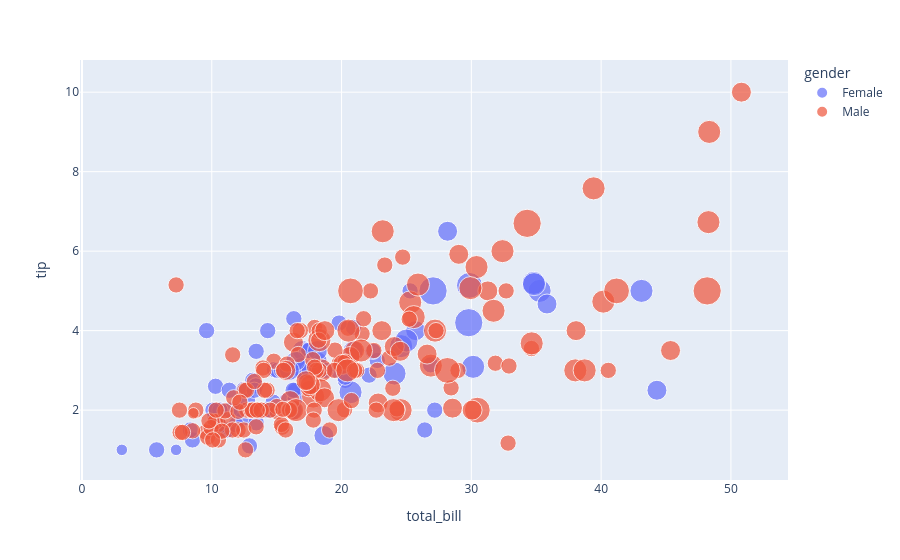

Notebook cell for this chart:
### Markdown cell above
Initials of Samuel Norman Seaborn: https://en.wikipedia.org/wiki/Sam_Seaborn

Basically, an inside joke related to the origin of the name "Seaborn". Nothing serious.

https://seaborn.pydata.org/faq.html#why-is-seaborn-imported-as-sns

Source: https://github.com/mwaskom/seaborn/issues/229

### Code cell
px.scatter(df, 'total_bill', 'tip', color='gender', size='size')

### Figure 1 — Plotly figure (JSON) as saved in the notebook; plotly's stock layout.template omitted (floating-point values rounded to 4 significant figures; data arrays with more than 128 entries replaced by an {"elided": "..."} marker saying what was removed)
{"data": [{"hovertemplate": "gender=Female<br>total_bill=%{x}<br>tip=%{y}<br>size=%{marker.size}<extra></extra>", "legendgroup": "Female", "marker": {"color": "#636efa", "size": [2, 4, 4, 2, 3, 3, 2, 2, 2, 2, 4, 3, 2, 4, 2, 2, 1, 3, 2, 2, 2, 1, 4, 2, 2, 2, 2, 2, 3, 2, 2, 2, 1, 3, 2, 2, 2, 4, 2, 2, 6, 2, 2, 2, 2, 2, 2, 2, 2, 2, 2, 2, 6, 2, 2, 3, 2, 5, 4, 2, 3, 2, 2, 2, 2, 3, 3, 2, 4, 2, 2, 2, 2, 3, 2, 2, 3, 2, 4, 2, 3, 2, 2, 2, 3, 2, 2], "sizemode": "area", "sizeref": 0.015, "symbol": "circle"}, "mode": "markers", "name": "Female", "orientation": "v", "showlegend": true, "type": "scatter", "x": [16.99, 24.59, 35.26, 14.83, 10.33, 16.97, 20.29, 15.77, 19.65, 15.06, 20.69, 16.93, 10.29, 34.81, 26.41, 16.45, 3.07, 17.07, 26.86, 25.28, 14.73, 10.07, 34.83, 5.75, 16.32, 22.75, 11.35, 15.38, 44.3, 22.42, 20.92, 14.31, 7.25, 25.71, 17.31, 10.65, 12.43, 24.08, 13.42, 12.48, 29.8, 14.52, 11.38, 20.27, 11.17, 12.26, 18.26, 8.51, 10.33, 14.15, 13.16, 17.47, 27.05, 16.43, 8.35, 18.64, 11.87, 29.85, 25.0, 13.39, 16.21, 17.51, 10.59, 10.63, 9.6, 20.9, 18.15, 19.81, 43.11, 13.0, 12.74, 13.0, 16.4, 16.47, 12.76, 13.27, 28.17, 12.9, 30.14, 13.42, 15.98, 16.27, 10.09, 22.12, 35.83, 27.18, 18.78], "xaxis": "x", "y": [1.01, 3.61, 5.0, 3.02, 1.67, 3.5, 2.75, 2.23, 3.0, 3.0, 2.45, 3.07, 2.6, 5.2, 1.5, 2.47, 1.0, 3.0, 3.14, 5.0, 2.2, 1.83, 5.17, 1.0, 4.3, 3.25, 2.5, 3.0, 2.5, 3.48, 4.08, 4.0, 1.0, 4.0, 3.5, 1.5, 1.8, 2.92, 1.68, 2.52, 4.2, 2.0, 2.0, 2.83, 1.5, 2.0, 3.25, 1.25, 2.0, 2.0, 2.75, 3.5, 5.0, 2.3, 1.5, 1.36, 1.63, 5.14, 3.75, 2.61, 2.0, 3.0, 1.61, 2.0, 4.0, 3.5, 3.5, 4.19, 5.0, 2.0, 2.01, 2.0, 2.5, 3.23, 2.23, 2.5, 6.5, 1.1, 3.09, 3.48, 3.0, 2.5, 2.0, 2.88, 4.67, 2.0, 3.0], "yaxis": "y"}, {"hovertemplate": "gender=Male<br>total_bill=%{x}<br>tip=%{y}<br>size=%{marker.size}<extra></extra>", "legendgroup": "Male", "marker": {"color": "#EF553B", "size": {"elided": "157 int values"}, "sizemode": "area", "sizeref": 0.015, "symbol": "circle"}, "mode": "markers", "name": "Male", "orientation": "v", "showlegend": true, "type": "scatter", "x": {"elided": "157 float values"}, "xaxis": "x", "y": {"elided": "157 float values"}, "yaxis": "y"}], "layout": {"legend": {"itemsizing": "constant", "title": {"text": "gender"}, "tracegroupgap": 0}, "margin": {"t": 60}, "xaxis": {"anchor": "y", "domain": [0, 1], "title": {"text": "total_bill"}}, "yaxis": {"anchor": "x", "domain": [0, 1], "title": {"text": "tip"}}}}
